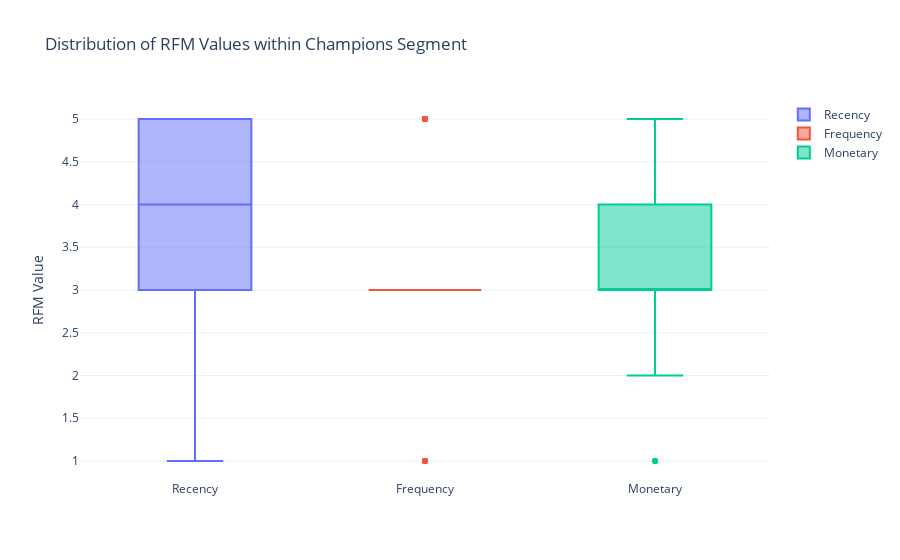

Notebook cell for this chart:
### Code cell
# Champions Segment
champ_segment = df[df['RMF_Customer_Segments'] == 'Champions']

fig = go.Figure()
fig.add_trace(go.Box(y=champ_segment['RecencyScore'], name='Recency'))
fig.add_trace(go.Box(y=champ_segment['FrequencyScore'], name='Frequency'))
fig.add_trace(go.Box(y=champ_segment['MoneytaryScore'], name='Monetary'))

fig.update_layout(
    title='Distribution of RFM Values within Champions Segment',
    yaxis_title='RFM Value',
    showlegend=True
)

fig.show()

### Figure 1 — Plotly figure (JSON) as saved in the notebook; plotly's stock layout.template omitted (floating-point values rounded to 4 significant figures)
{"data": [{"name": "Recency", "type": "box", "y": [1, 1, 2, 2, 2, 2, 2, 2, 2, 2, 3, 3, 3, 3, 3, 3, 3, 3, 3, 3, 3, 3, 3, 3, 3, 3, 4, 4, 4, 4, 4, 4, 4, 4, 4, 4, 5, 5, 5, 5, 5, 5, 5, 5, 5, 5, 5, 5, 5, 5, 5, 5, 5, 5, 5, 5, 5, 5, 5, 5, 5, 5]}, {"name": "Frequency", "type": "box", "y": [5, 5, 3, 5, 5, 3, 5, 3, 3, 5, 3, 3, 3, 3, 3, 3, 3, 3, 5, 3, 3, 3, 3, 3, 5, 3, 3, 3, 3, 3, 3, 3, 3, 3, 3, 3, 3, 3, 3, 3, 3, 3, 1, 3, 5, 1, 3, 3, 3, 3, 3, 1, 3, 3, 3, 1, 3, 3, 1, 3, 1, 1]}, {"name": "Monetary", "type": "box", "y": [5, 5, 4, 5, 3, 4, 3, 4, 4, 3, 4, 4, 3, 3, 3, 4, 3, 4, 5, 3, 4, 3, 3, 3, 5, 3, 2, 2, 2, 3, 3, 4, 4, 2, 2, 4, 3, 3, 4, 3, 4, 2, 3, 1, 5, 3, 3, 1, 1, 3, 3, 3, 3, 2, 3, 3, 3, 4, 3, 3, 3, 3]}], "layout": {"showlegend": true, "title": {"text": "Distribution of RFM Values within Champions Segment"}, "yaxis": {"title": {"text": "RFM Value"}}}}
